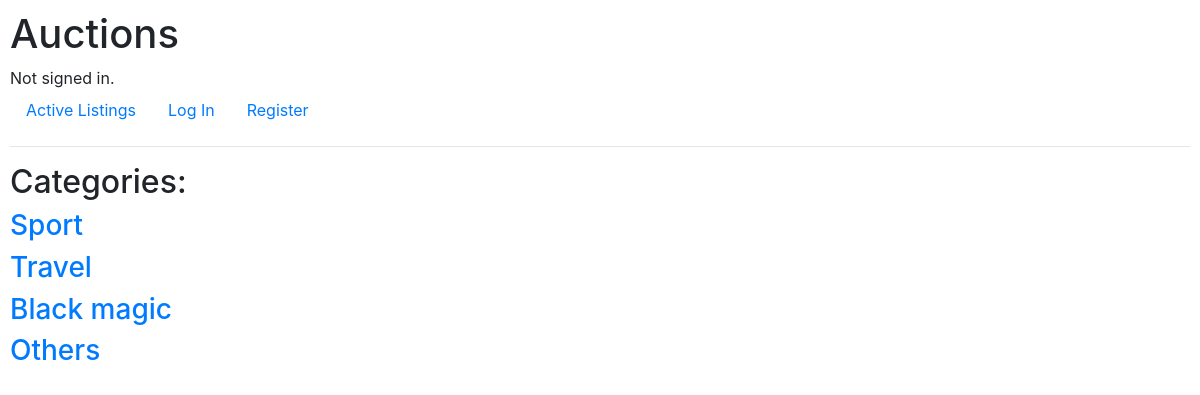
The page /categories on the database its author committed.
### auctions/models.py (models this page shows, shortened)
class Category(models.Model):
    type = models.CharField(max_length=64)

### auctions/views.py (the view)
# urls.py: path("categories", views.categories, name="categories"),
def categories(request):
    return render(request, "auctions/categories.html", {
        "categories": Category.objects.all()
    })

### auctions/templates/auctions/categories.html
{% extends "auctions/layout.html" %}
{% block body %}
    <div>
        <h2>Categories:</h2>
    </div>
    {% for category in categories %}
    <div>
        <div>
            <a href="{% url 'categories_listing' category=category.id %}"><h3>{{ category.type }}</h2></a>
        </div>
    </div>
    {% endfor %}
{% endblock %}

### auctions/static/auctions/styles.css (style rules this page uses)
body { padding: 10px; }

### rows shown on the page
Category: type "Sport"
Category: type "Travel"
Category: type "Black magic"
Category: type "Others"
